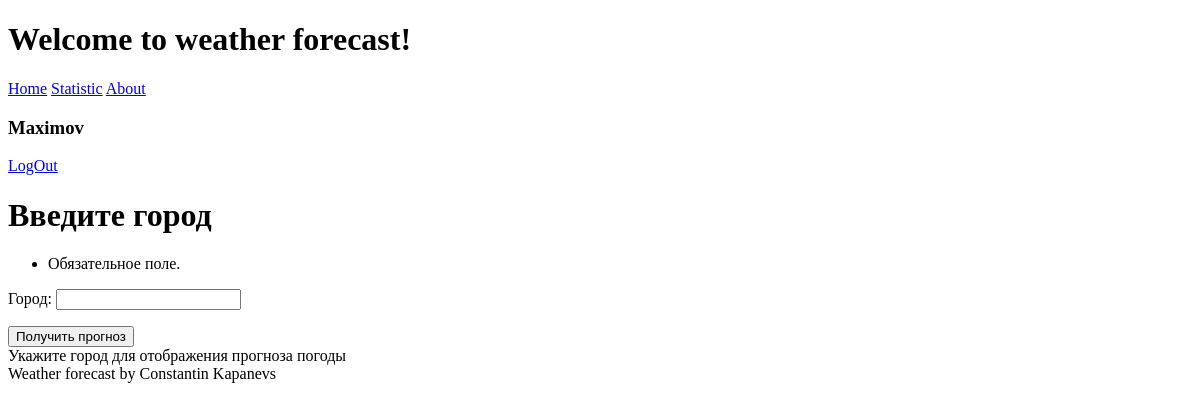
The page / (signed in) on the database as committed earlier.
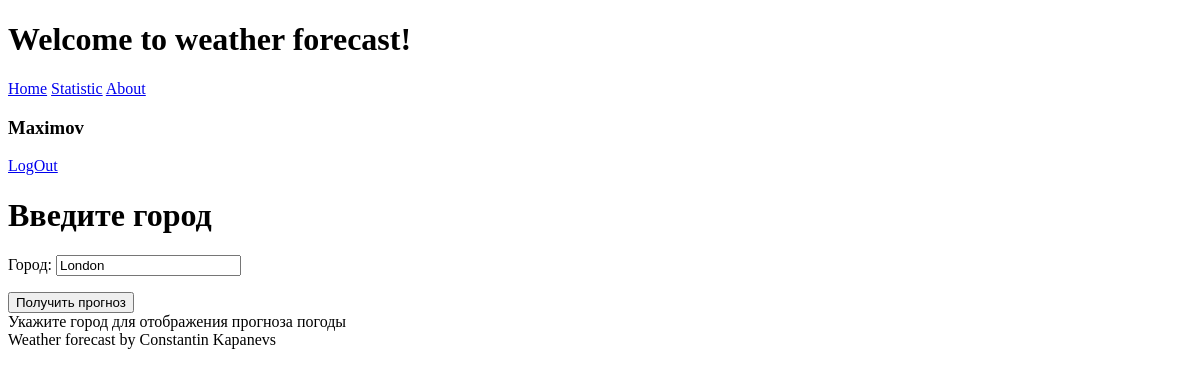
The same page on the database as committed later.
### forecast/models.py (models this page shows, shortened)
class ForecastOrder(models.Model):
    user = models.ForeignKey(User, on_delete=models.CASCADE, verbose_name="Пользователь")
    city = models.CharField(max_length=128, verbose_name="Город")
    city_lat = models.FloatField(null=True, verbose_name="Широта")
    city_lon = models.FloatField(null=True, verbose_name="Долгота")
    created_at = models.DateTimeField(auto_now=True, verbose_name="Дата и время запроса")
    class Meta:
        ordering = ['-created_at']
        verbose_name = "Запрос прогноза"
        verbose_name_plural = "Запросы прогноза"

### forecast/views.py (the view, shortened to what this page needs)
# urls.py: path('', main, name='main'),
def main(request):
    try:
        user = User.objects.get(username=request.user)
        last_city = last_city_info(user)
    except Exception:
        last_city = ''
    finally:
        form = ForecastOrderForm({'city': last_city})
    return render(request, 'main.html',
                  context={'form': form})

### forecast/forms.py
class ForecastOrderForm(forms.Form):
    city = forms.CharField(label="Город",
                           min_length=2,
                           max_length=128,
                           )

### forecast/services.py (called while the page is built)
def last_city_info(user: str) -> str | None:
    result = ForecastOrder.objects.filter(user=user)
    if result:
        return result[0].city

### forecast/templates/forecast/main.html (shortened to what this page needs)
{% extends 'default.html' %}
{% block main %}
    {% if user.is_authenticated %}
    <h1 class="title">Введите город</h1>
    <form class="forecast-form" method="post">
        <div class="forecast-fields">
            {{ form.as_p }}
        </div>
        <button class="auth-btn" type="submit">Получить прогноз</button>
    </form>
    {% if city %}
    <h2 class="message-header">Прогноз погоды на {{ hour }} часов в городе {{ city }}</h2>
    <h2 class="message-header">{{ temperature }} градусов по цельсию</h2>
    {% else%}
    <div class="message">Укажите город для отображения прогноза погоды</div>
    {% endif %}
    {% else%}
    <div class="message">Авторизуйтесь для запроса прогноза погоды</div>
    {% endif %}
{% endblock main %}

Rows that differ between the two databases and show on the page:
added ForecastOrder: city "London"
Other text that changed with them:
text no longer shown: "Обязательное поле. Город:"
text now shown: "Город:"
